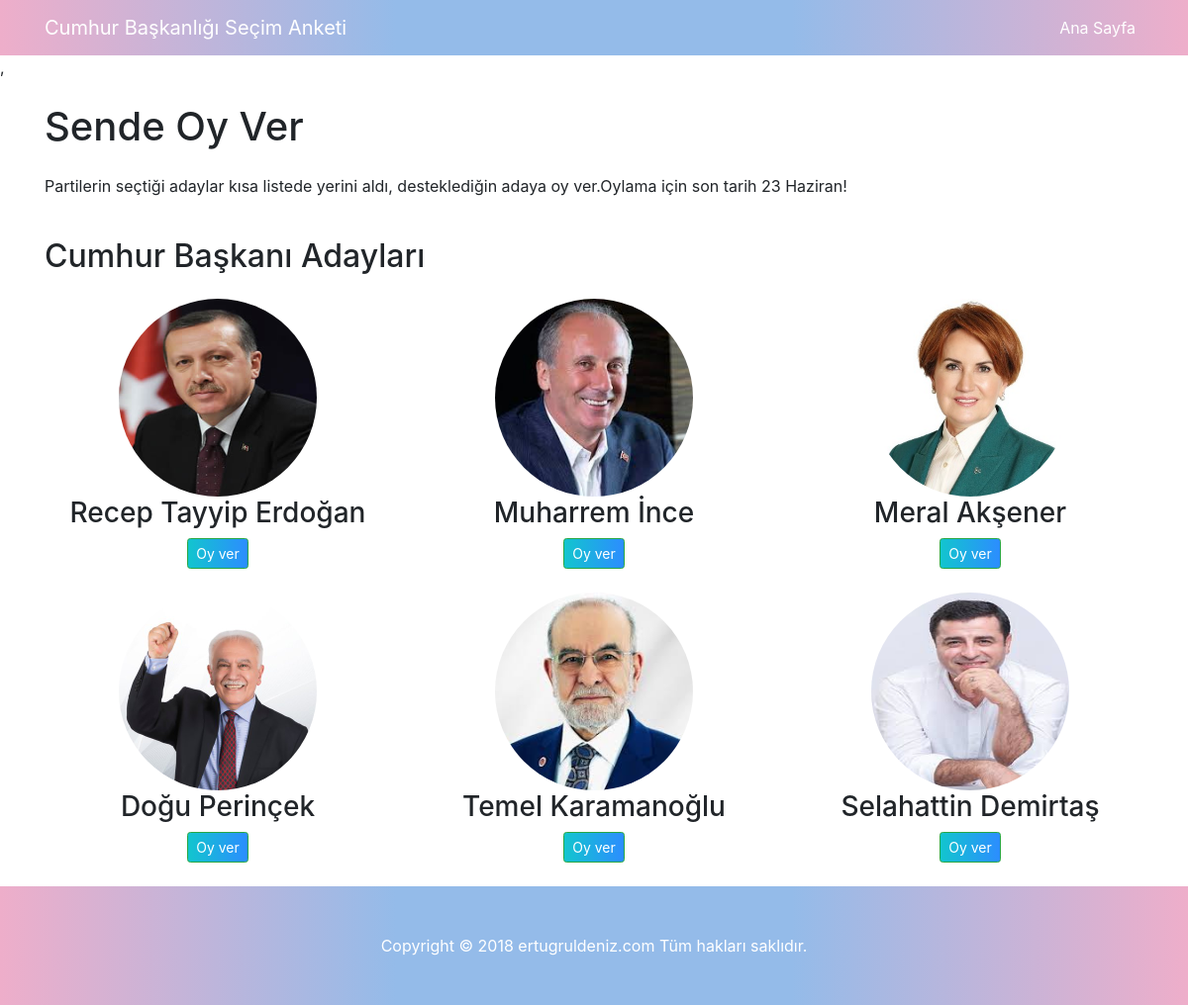
The page / on the database its author committed.
### tables this page shows
CREATE TABLE IF NOT EXISTS `aday` (
  `id` int(11) NOT NULL AUTO_INCREMENT,
  `ad_soyad` varchar(100) NOT NULL,
  `resim` varchar(150) NOT NULL,
  `sira` smallint(3) NOT NULL,
  `sef` varchar(255) NOT NULL,
  `tarih` datetime NOT NULL DEFAULT CURRENT_TIMESTAMP,
  PRIMARY KEY (`id`)
);

### admin/config/database.php (called while the page is built, shortened)
<?php
class DB {
	static $pdo = null;
	static $charset = 'UTF8';
	static $last_stmt = null;
	public static function instance()
	{
		return
			self::$pdo == null ?
				self::init() :
				self::$pdo;
	}
	public static function init()
	{
		self::$pdo = new PDO(
			'mysql:host=' . MYSQL_HOST .';dbname=' . MYSQL_DB,
			MYSQL_USER,
			MYSQL_PASS
		);
		self::$pdo->exec('SET NAMES `' . self::$charset . '`');
		self::$pdo->setAttribute(PDO::ATTR_DEFAULT_FETCH_MODE, PDO::FETCH_OBJ);
	    self::$pdo->exec("SET NAMES 'utf8'; SET CHARSET 'utf8'");
		return self::$pdo;
	}
	public static function query($query, $bindings = null)
	{
		if(is_null($bindings))
		{
			if(!self::$last_stmt = self::instance()->query($query))
				return false;
		}
		else
		{
			self::$last_stmt = self::prepare($query);
			if(!self::$last_stmt->execute($bindings))
				return false;
		}
		return self::$last_stmt;
	}
	public static function get($query, $bindings = null)
	{
		if(!$stmt = self::query($query, $bindings))
			return false;
		$result = array();
		foreach($stmt as $row)
			$result[] = $row;
		return $result;
	}
}

### index.php (the view, shortened to what this page needs)
<?php include "header.php"; ?>
    <div class="container">
      <h1 class="my-4">Sende Oy Ver
      </h1>
      <p>Partilerin seçtiği adaylar kısa listede yerini aldı, desteklediğin adaya oy ver.Oylama için son tarih 23 Haziran!</p>
      <div class="row">
        <div class="col-lg-12">
          <h2 class="my-4">Cumhur Başkanı Adayları</h2>
        </div>
        <?php $adaylar = DB::get("SELECT * FROM aday ORDER BY sira ASC");
            foreach ($adaylar as $aday) { ?>
                    <div class="col-lg-4 col-sm-6 text-center mb-4">
                      <img class="rounded-circle img-fluid d-block mx-auto" style="width:200px; height:200px" src="admin/img/aday/<?=$aday->resim; ?>" alt="">
                      <h3><?=$aday->ad_soyad; ?>
                      </h3>
                      <button class="btn btn-success btn-sm" data-toggle="modal" data-target="#exampleModal<?=$aday->id;?>"> Oy ver</button>
                    </div>
            <?php }  ?>
      </div>
    </div>
<?php include "footer.php"; ?>

### header.php (shortened to what this page needs)
<!DOCTYPE html>
<html lang="en">
  <head>
    <link href="vendor/bootstrap/css/bootstrap.min.css" rel="stylesheet">
    <link href="css/round-about.css" rel="stylesheet">
  </head>
  <body>
    <nav class="navbar navbar-expand-lg navbar-dark back fixed-top">
      <div class="container">
        <a class="navbar-brand" href="#">Cumhur Başkanlığı Seçim Anketi</a>
        <div class="collapse navbar-collapse" id="navbarResponsive">
          <ul class="navbar-nav ml-auto">
            <li class="nav-item active">
              <a class="nav-link" href="#">Ana Sayfa
              </a>
            </li>
          </ul>
        </div>
      </div>
    </nav>

### footer.php
    <footer class="py-5 back">
      <div class="container">
        <p class="m-0 text-center text-white">Copyright &copy; 2018  ertugruldeniz.com Tüm hakları saklıdır.</p>
      </div>
    </footer>
  </body>
</html>

### css/round-about.css (style rules this page uses)
body { padding-top: 54px; }
@media (min-width: 992px) { body { padding-top: 56px; } }

### header.php (style rules this page uses)
.back { background: linear-gradient(to right,#eeaeca,#94bbe9, #94bbe9,#eeaeca); }
.btn-success { background: linear-gradient(to right,#12c5ce,#2c8dff); }

### rows shown on the page
aday: resim (picture), ad_soyad "Recep Tayyip Erdoğan"
aday: resim (picture), ad_soyad "Muharrem İnce"
aday: resim (picture), ad_soyad "Meral Akşener"
aday: resim (picture), ad_soyad "Doğu Perinçek"
aday: resim (picture), ad_soyad "Temel Karamanoğlu"
aday: resim (picture), ad_soyad "Selahattin Demirtaş"
